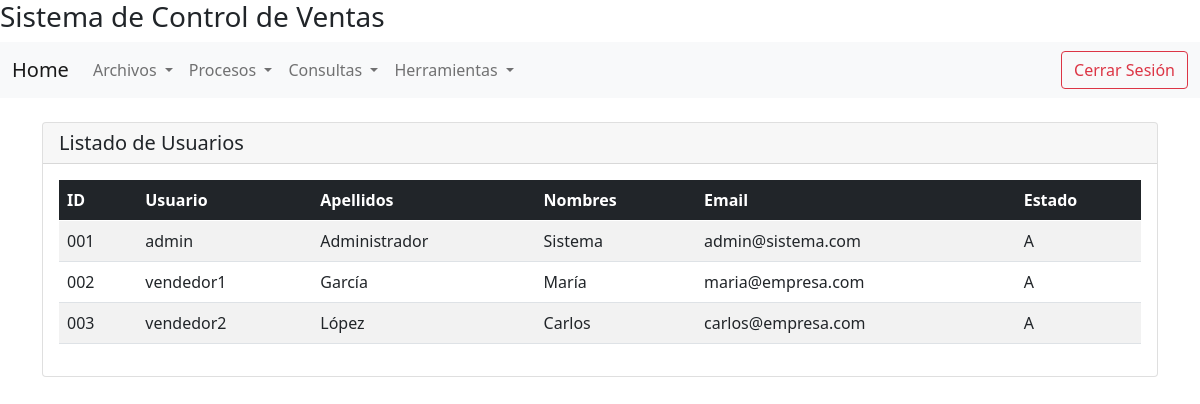
The page /vista/usuario/listado.php on the database its author committed.
### tables this page shows
CREATE TABLE usuarios (
    idusuario VARCHAR(3) PRIMARY KEY,
    nomusuario VARCHAR(15) NOT NULL,
    password VARCHAR(255) NOT NULL,
    apellidos VARCHAR(64),
    nombres VARCHAR(64),
    email VARCHAR(64),
    estado CHAR(1) DEFAULT 'A'
);

### includes/db.php (called while the page is built, shortened)
<?php
if (!defined('DB_INCLUDED')) {
    class DBConection{
    public function conectar(){
        try {
            $pdo = new PDO("mysql:host=" .DBHOST. ";dbname=" .DBNAME. ";charset=utf8", DBUSER, DBPASS);
            $pdo->setAttribute(PDO::ATTR_ERRMODE, PDO::ERRMODE_EXCEPTION);
            return $pdo;
        } catch (PDOException $e) {
            echo "Error en la conexión: " . $e->getMessage();
            return false;
        }
    }
    }
}
?>

### controlador/usuarioController.php (called while the page is built, shortened)
<?php
if (!defined('USUARIO_CONTROLLER_INCLUDED')) {
    include $_SERVER['DOCUMENT_ROOT']."/sisventas/modelo/usuario.php";
    class UsuarioController{
        public function obtener_listado(){
            $listado = new Usuario();
            $res = $listado->listado();
            return $res;
        }
    }
}
?>

### modelo/usuario.php (called while the page is built, shortened)
<?php
if (!defined('USUARIO_INCLUDED')) {
    include_once $_SERVER['DOCUMENT_ROOT']."/sisventas/includes/db.php";
    class Usuario {
        private $con;
        public function __construct() {
            $db = new DBConection();
            $this->con = $db->conectar();
        }
        public function listado() {
            $sql = "SELECT idusuario, nomusuario, apellidos, nombres, email, estado FROM usuarios";
            $stmt = $this->con->prepare($sql);
            $stmt->execute();
            return $stmt->fetchAll(PDO::FETCH_ASSOC);
        }
    }
}
?>

### vista/usuario/listado.php (the view)
<?php
include_once $_SERVER['DOCUMENT_ROOT']."/sisventas/vista/layout/header.php";
include_once $_SERVER['DOCUMENT_ROOT']."/sisventas/vista/layout/navbar.php";
include $_SERVER['DOCUMENT_ROOT']."/sisventas/controlador/usuarioController.php";
$usuarioController = new UsuarioController();
$datos = $usuarioController->obtener_listado();
?>
<div class="container mt-4">
    <div class="row">
        <div class="col-12">
            <div class="card">
                <div class="card-header d-flex justify-content-between align-items-center">
                    <h5 class="mb-0">Listado de Usuarios</h5>
                </div>
                <div class="card-body">
                    <div class="table-responsive">
                        <table class="table table-striped table-hover">
                            <thead class="table-dark">
                                <tr>
                                    <th>ID</th>
                                    <th>Usuario</th>
                                    <th>Apellidos</th>
                                    <th>Nombres</th>
                                    <th>Email</th>
                                    <th>Estado</th>
                                </tr>
                            </thead>
                            <tbody>
                            <?php
                                if ($datos && count($datos) > 0) {
                                    foreach ($datos as $fila) {
                                        ?>
                                        <tr>
                                            <td><?php echo htmlspecialchars($fila['idusuario']); ?></td>
                                            <td><?php echo htmlspecialchars($fila['nomusuario']); ?></td>
                                            <td><?php echo htmlspecialchars($fila['apellidos']); ?></td>
                                            <td><?php echo htmlspecialchars($fila['nombres']); ?></td>
                                            <td><?php echo htmlspecialchars($fila['email']); ?></td>
                                            <td><?php echo htmlspecialchars($fila['estado']); ?></td>
                                        </tr>
                                    <?php
                                    }
                                } else {
                                    ?>
                                    <tr>
                                        <td colspan="6" class="text-center">No hay usuarios registrados</td>
                                    </tr>
                                <?php
                                }
                            ?>
                            </tbody>
                        </table>
                    </div>
                </div>
            </div>
        </div>
    </div>
</div>
<?php include_once $_SERVER['DOCUMENT_ROOT']."/sisventas/vista/layout/footer.php"; ?>

### rows shown on the page
usuarios: idusuario "001", nomusuario "admin", apellidos "Administrador", nombres "Sistema", email "admin@sistema.com", estado "A"
usuarios: idusuario "002", nomusuario "vendedor1", apellidos "García", nombres "María", email "maria@empresa.com", estado "A"
usuarios: idusuario "003", nomusuario "vendedor2", apellidos "López", nombres "Carlos", email "carlos@empresa.com", estado "A"
